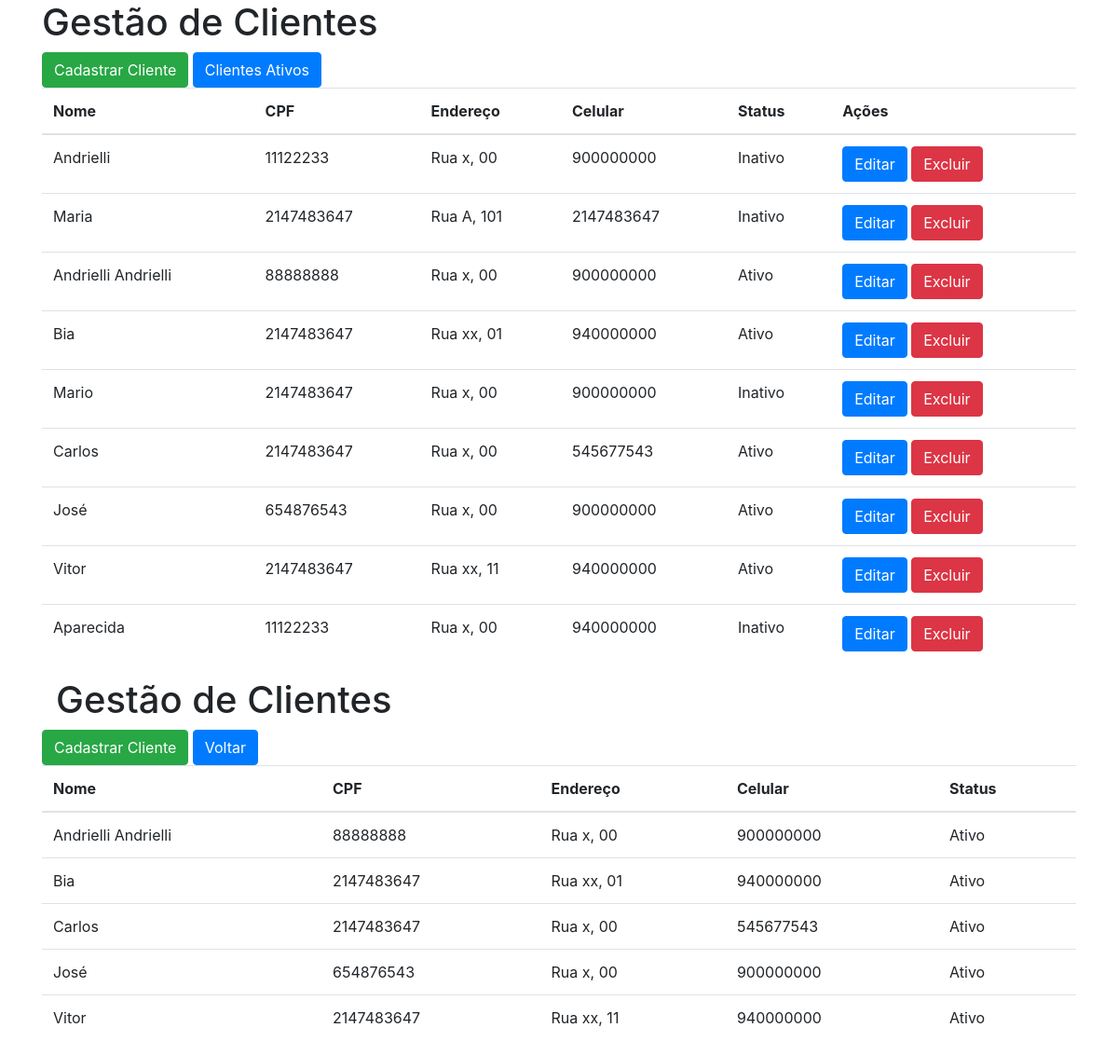
The page / on the database its author committed.
### tables this page shows
CREATE TABLE `clientes` (
  `id` int(11) NOT NULL,
  `nome` varchar(100) NOT NULL,
  `cpf` int(11) NOT NULL,
  `endereco` varchar(200) NOT NULL,
  `celular` int(15) NOT NULL,
  `ativo` enum('s','n') NOT NULL
);

### index.php (called while the page is built, shortened)
<?php
$cliente = Cliente::getCliente();
include __DIR__.'/includes/header.php';
include __DIR__.'/includes/list.php';
include __DIR__.'/includes/listAtivos.php';
include __DIR__.'/includes/footer.php';

### app/Db/DataBase.php (called while the page is built, shortened)
<?php
class DataBase
{
    private $connection;
    private function setConnection()
    {
        try {
            $this->connection = new PDO('mysql:host='.self::HOST.';dbname='.self::NAME, self::USER,self::PASS);
            $this->connection->setAttribute(PDO::ATTR_ERRMODE,PDO::ERRMODE_EXCEPTION);
        } catch (PDOException $e) {
            die('ERROR: '.$e>getMessage());
        }
    }
    public function execute($query, $params = [])
    {
        try{
            $stmt = $this->connection->prepare($query);
            $stmt->execute($params);
            return $stmt;
        }catch (PDOException $e) {
            die('ERROR: '.$e->getMessage());
        }
    }
    public function select()
    {
        $query = 'SELECT * FROM `teste_estagio`.`clientes`';
        return $this->execute($query);
    }
}

### app/Entity/Cliente.php (called while the page is built, shortened)
<?php
class Cliente
{
    public static function getCliente()
    {
        return (new DataBase('cliente'))->select()->fetchAll(PDO::FETCH_CLASS, self::class);
    }
}

### includes/list.php (the view)
<?php
    $resultados = '';
    foreach($cliente as $c):
        $resultados .='<tr>
                            <td>'.$c->nome.'</td>
                            <td>'.$c->cpf.'</td>
                            <td>'.$c->endereco.'</td>
                            <td>'.$c->celular.'</td>
                            <td>'.($c->ativo == 's' ? 'Ativo' : 'Inativo').'</td>
                            <td>
                                <a href="edit.php?id=' .$c->id. '">
                                    <button type="button" class="btn btn-primary">Editar</button>
                                </a>
                                <a href="delete.php?id=' .$c->id. '">
                                    <button type="button" class="btn btn-danger">Excluir</button>
                                </a>
                            </td>
                        </tr>';
    endforeach;
?>
<main>
    <section>
        <a href="create.php">
            <button class="btn btn-success">Cadastrar Cliente</button>
        </a>
        <a href="listAtivos.php">
            <button class="btn btn-primary">Clientes Ativos</button>
        </a>
    </section>
    <section>
        <table class="table" mt-3>
            <thead>
                <tr>
                    <th>Nome</th>
                    <th>CPF</th>
                    <th>Endereço</th>
                    <th>Celular</th>
                    <th>Status</th>
                    <th>Ações</th>
                </tr>
            </thead>
            <tbody>
                <?=$resultados?>
            </tbody>
        </table>
    </section>
</main>

### includes/header.php (shortened to what this page needs)
<!doctype html>
<html lang="en">
  <head>
    <link rel="stylesheet" href="https://stackpath.bootstrapcdn.com/bootstrap/4.5.2/css/bootstrap.min.css">
  </head>
  <body>
    <div class="container">
    <div class="row">
            <div class="col bg-blue">
                <h1>Gestão de Clientes</h1>
            </div>
    </div>

### includes/footer.php (shortened to what this page needs)
</div>
  </body>
</html>

### listAtivos.php (shortened to what this page needs)
<?php
include __DIR__.'/includes/header.php';
include __DIR__.'/includes/footer.php';
    $resultados = '';
    foreach($cliente as $c):
        if($c->ativo == 's'):
            $resultados .='<tr>
                                <td>'.$c->nome.'</td>
                                <td>'.$c->cpf.'</td>
                                <td>'.$c->endereco.'</td>
                                <td>'.$c->celular.'</td>
                                <td>'.($c->ativo == 's' ? 'Ativo' : 'Inativo').'</td>
                            </tr>';
        endif;
    endforeach;
?>
<main>
    <section>
        <a href="create.php">
            <button class="btn btn-success">Cadastrar Cliente</button>
        </a>
        <a href="index.php">
            <button class="btn btn-primary">Voltar</button>
        </a>
    </section>
    <section>
        <table class="table" mt-3>
            <thead>
                <tr>
                    <th>Nome</th>
                    <th>CPF</th>
                    <th>Endereço</th>
                    <th>Celular</th>
                    <th>Status</th>
                </tr>
            </thead>
            <tbody>
                <?=$resultados?>
            </tbody>
        </table>
    </section>
</main>

### rows shown on the page
clientes: nome "Andrielli", cpf "11122233", endereco "Rua x, 00", celular "900000000", ativo "Inativo"
clientes: nome "Maria", cpf "2147483647", endereco "Rua A, 101", celular "2147483647", ativo "Inativo"
clientes: nome "Andrielli Andrielli", cpf "88888888", endereco "Rua x, 00", celular "900000000", ativo "Ativo"
clientes: nome "Bia", cpf "2147483647", endereco "Rua xx, 01", celular "940000000", ativo "Ativo"
clientes: nome "Mario", cpf "2147483647", endereco "Rua x, 00", celular "900000000", ativo "Inativo"
clientes: nome "Carlos", cpf "2147483647", endereco "Rua x, 00", celular "545677543", ativo "Ativo"
clientes: nome "José", cpf "654876543", endereco "Rua x, 00", celular "900000000", ativo "Ativo"
clientes: nome "Vitor", cpf "2147483647", endereco "Rua xx, 11", celular "940000000", ativo "Ativo"
clientes: nome "Aparecida", cpf "11122233", endereco "Rua x, 00", celular "940000000", ativo "Inativo"
